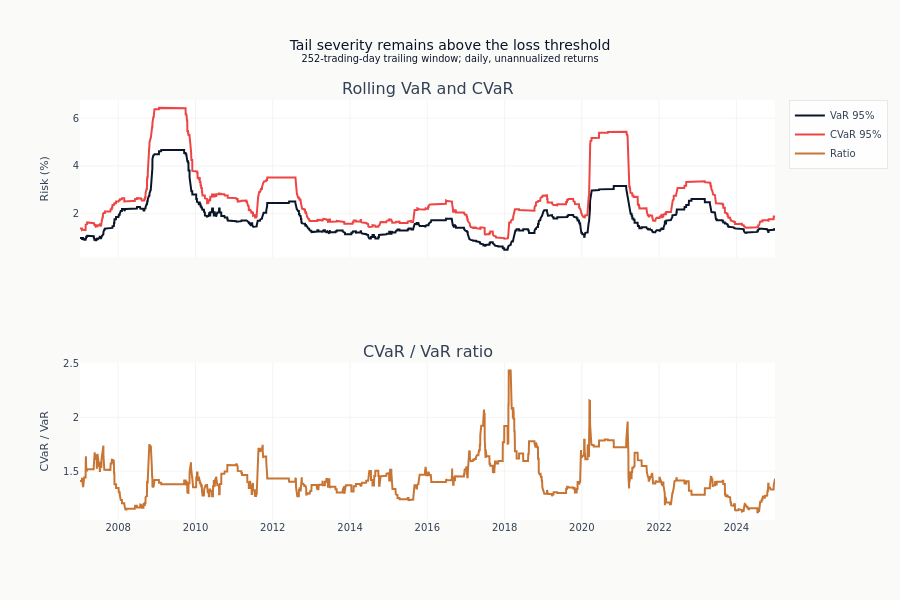

Notebook code for this chart:
### Markdown cell above
Both series use a trailing 252-trading-day window of daily, unannualized returns. The lower
panel normalizes expected shortfall by VaR to show changes in tail severity that are not
explained by a larger loss threshold alone.

### Code cell
fig.add_trace(
    go.Scatter(
        x=rolling_dates,
        y=rolling_cvar * 100,
        mode="lines",
        name="CVaR 95%",
        line=dict(color=COLORS["negative"]),
    ),
    row=1,
    col=1,
)
fig.add_trace(
    go.Scatter(
        x=rolling_dates,
        y=rolling_cvar / rolling_var,
        mode="lines",
        name="Ratio",
        line=dict(color=COLORS["copper"]),
    ),
    row=2,
    col=1,
)
fig.update_yaxes(title_text="Risk (%)", row=1, col=1)
fig.update_yaxes(title_text="CVaR / VaR", row=2, col=1)
fig.update_layout(
    title=(
        "Tail severity remains above the loss threshold"
        "<br><sup>252-trading-day trailing window; daily, unannualized returns</sup>"
    ),
    height=600,
)
fig.show()

### Figure 1 — Plotly figure (JSON) as saved in the notebook; plotly's stock layout.template omitted (floating-point values rounded to 4 significant figures; data arrays with more than 128 entries replaced by an {"elided": "..."} marker saying what was removed)
{"data": [{"line": {"color": "#0a1628"}, "mode": "lines", "name": "VaR 95%", "type": "scatter", "x": {"elided": "4528 str values"}, "xaxis": "x", "y": {"elided": "4528 float values"}, "yaxis": "y"}, {"line": {"color": "#ef4444"}, "mode": "lines", "name": "CVaR 95%", "type": "scatter", "x": {"elided": "4528 str values"}, "xaxis": "x", "y": {"elided": "4528 float values"}, "yaxis": "y"}, {"line": {"color": "#C87533"}, "mode": "lines", "name": "Ratio", "type": "scatter", "x": {"elided": "4528 str values"}, "xaxis": "x2", "y": {"elided": "4528 float values"}, "yaxis": "y2"}], "layout": {"annotations": [{"font": {"size": 16}, "showarrow": false, "text": "Rolling VaR and CVaR", "x": 0.5, "xanchor": "center", "xref": "paper", "y": 1.0, "yanchor": "bottom", "yref": "paper"}, {"font": {"size": 16}, "showarrow": false, "text": "CVaR / VaR ratio", "x": 0.5, "xanchor": "center", "xref": "paper", "y": 0.375, "yanchor": "bottom", "yref": "paper"}], "height": 600, "title": {"text": "Tail severity remains above the loss threshold<br><sup>252-trading-day trailing window; daily, unannualized returns</sup>"}, "xaxis": {"anchor": "y", "domain": [0.0, 1.0], "matches": "x2", "showticklabels": false}, "xaxis2": {"anchor": "y2", "domain": [0.0, 1.0]}, "yaxis": {"anchor": "x", "domain": [0.625, 1.0], "title": {"text": "Risk (%)"}}, "yaxis2": {"anchor": "x2", "domain": [0.0, 0.375], "title": {"text": "CVaR / VaR"}}}}
